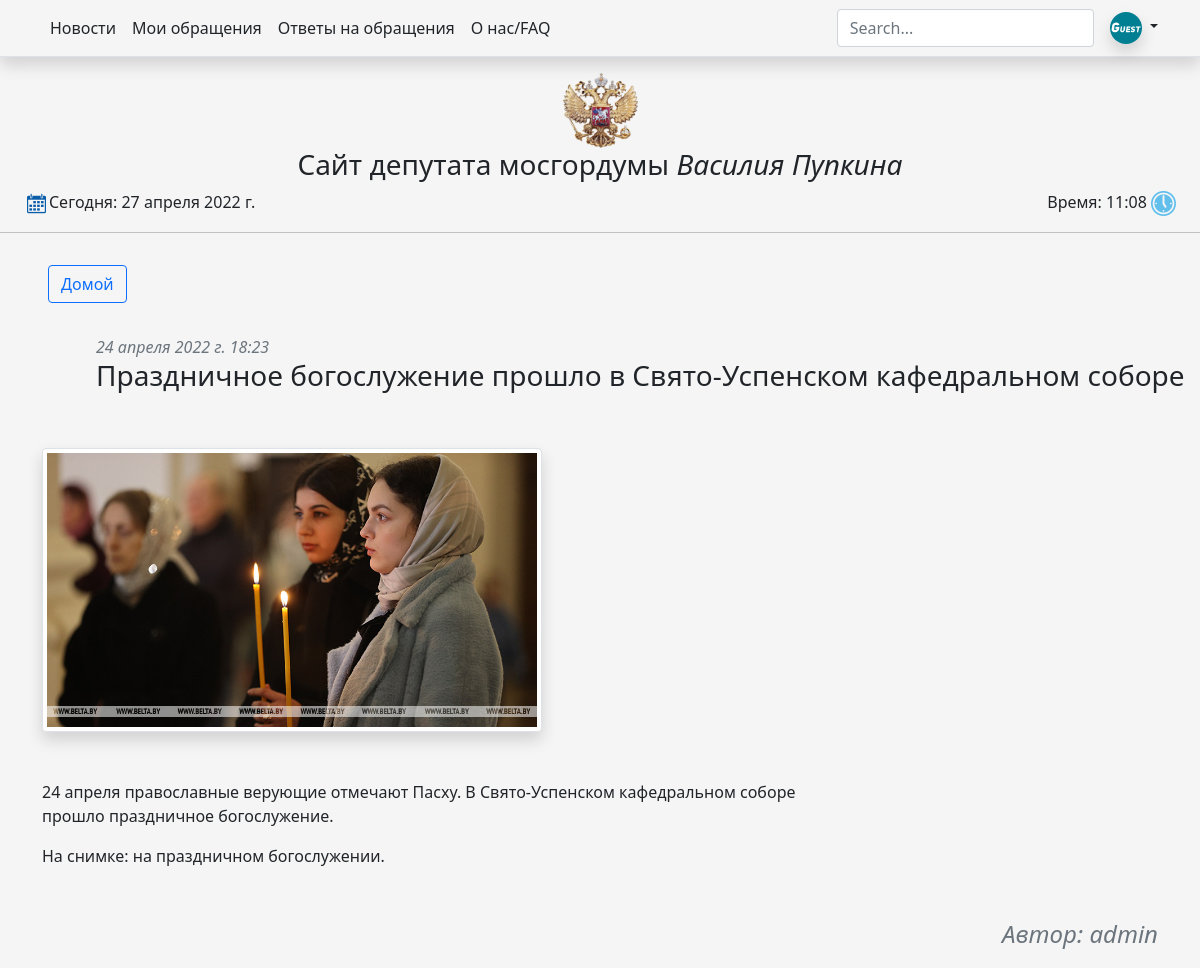
The page /posts/4 on the database its author committed.
### gosduma/models.py (models this page shows, shortened)
class Posts(models.Model):
    name = models.CharField(max_length=255, verbose_name='Название')
    Photo = models.ImageField(upload_to="photos/posts/", verbose_name='Фото', null=True, blank=True,
                              default="media/notfoundwidth.png")
    Video = models.CharField(max_length=1000, blank=True, verbose_name='Видео (не обязательно)')
    description = models.TextField(blank=True, verbose_name='Описание')
    time_create = models.DateTimeField(auto_now_add=True, verbose_name='Время создания')
    time_update = models.DateTimeField(auto_now=True, verbose_name='Время последнего обновления')
    author = models.CharField(max_length=255)
    class Meta:
        verbose_name = 'пост'
        verbose_name_plural = 'посты'
        ordering = ['-id']

### gosduma/views.py (the view)
# urls.py: path('posts/<int:post_id>', showpost, name='posts'),
def showpost(request, post_id):
    post = Posts.objects.get(pk=post_id)
    return render(request, 'showpost.html', {'post': post})

### gosduma/views.py (called while the page is built)
@register.filter
def getamountmessages(user):
    print(user)
    a = RequestAnswer.objects.filter(answeron__author=user)
    print(a)
    b = 0
    for i in a:
        b += 1
    return b

@register.filter
def get_date(value):
    now = datetime.now()
    return now.date()

@register.filter
def get_time(value):
    now = datetime.now()
    return now.time()

### templates/showpost.html (shortened to what this page needs)
{% extends 'base.html' %}
{% block content %}
    <p class="ms-5 ps-5 pt-3 text-muted mb-0 fst-italic">{{ post.time_create }}</p>
    <h3 class="ms-5 ps-5">{{ post.name }}</h3>
    <br><br>
    <div class="container">
        <div>
            <img class="img-thumbnail shadow" style="width: 500px" src="{{ post.Photo.url }}"
                 alt="Фото">
        </div>
        <p class="fs-5 m-5"> {{ post.description|linebreaks }}</p>
        <div class="d-flex flex-row-reverse mt-5">
            <p class="fs-4 text-muted fst-italic">Автор: {{ post.author }}</p>
        </div>
    </div>
{% endblock %}

### templates/base.html (style rules this page uses)
body { background-color: whitesmoke; }

### rows shown on the page
Posts: time_create "24 апреля 2022 г. 18:23", name "Праздничное богослужение прошло в Свято-Успенском кафедральном соборе", Photo (picture), description "24 апреля православные верующие отмечают Пасху. В Свято-Успенском кафедральном соборе прошло праздничное богослужение. На снимке: на праздничном богослужении.", author "admin"

### other values the page prints
{{ a|get_date }} "27 апреля 2022 г."
{{ a|get_time }} "11:08"
